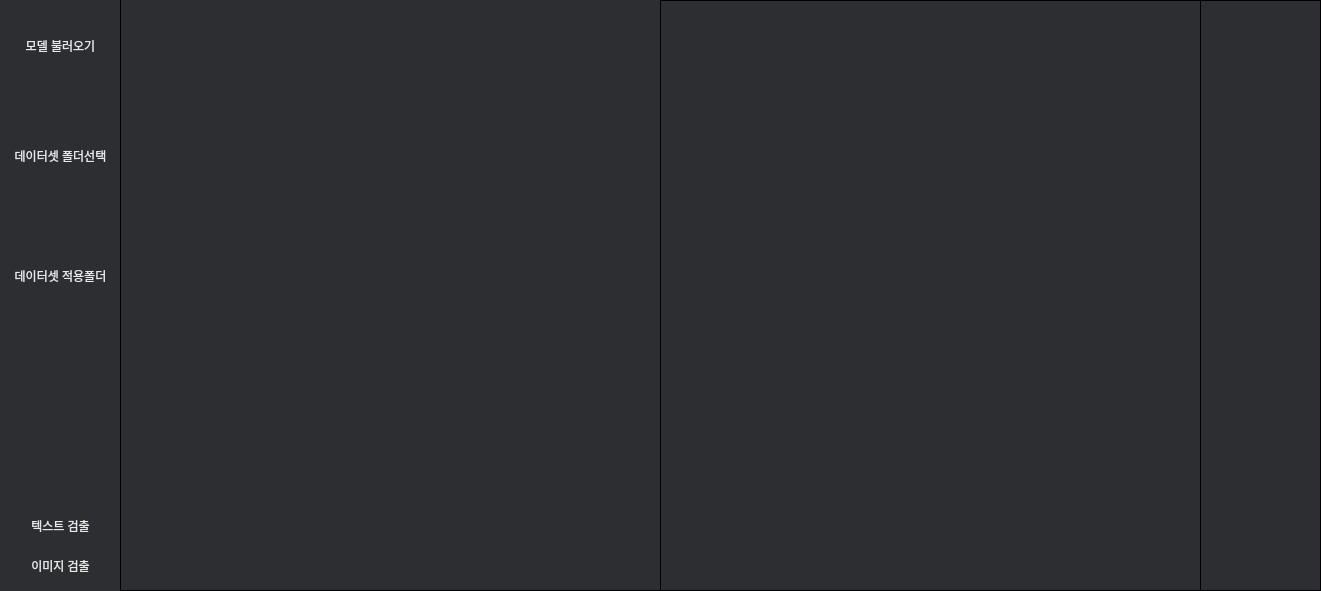
<?xml version="1.0" encoding="UTF-8"?>
<ui version="4.0">
 <class>Dialog</class>
 <widget class="QDialog" name="Dialog">
  <property name="geometry">
   <rect>
    <x>0</x>
    <y>0</y>
    <width>1321</width>
    <height>591</height>
   </rect>
  </property>
  <property name="minimumSize">
   <size>
    <width>0</width>
    <height>0</height>
   </size>
  </property>
  <property name="maximumSize">
   <size>
    <width>16777215</width>
    <height>16777215</height>
   </size>
  </property>
  <property name="windowTitle">
   <string>Dialog</string>
  </property>
  <property name="styleSheet">
   <string notr="true">QDialog{
	background-color : #1f1f21;
	color: #fff;
	font: 9pt &quot;휴먼모음T&quot;;
}
QPushButton{
    color:#e8e8e8;
    border-radius: 8px;
}
QTextEdit{
	color: #fff;
}
</string>
  </property>
  <widget class="QLabel" name="label">
   <property name="geometry">
    <rect>
     <x>120</x>
     <y>-10</y>
     <width>541</width>
     <height>601</height>
    </rect>
   </property>
   <property name="styleSheet">
    <string notr="true">border-style: solid;
border-width: 1px;
border-color: #rgb(0, 0, 0);
background-color : #2c2e31;</string>
   </property>
   <property name="text">
    <string/>
   </property>
  </widget>
  <widget class="QTextEdit" name="textEdit">
   <property name="geometry">
    <rect>
     <x>1200</x>
     <y>0</y>
     <width>121</width>
     <height>591</height>
    </rect>
   </property>
   <property name="styleSheet">
    <string notr="true">background-color : #2c2e31;
border-style: solid;
border-width: 1px;
border-color: #rgb(0, 0, 0);</string>
   </property>
  </widget>
  <widget class="QLabel" name="label_2">
   <property name="geometry">
    <rect>
     <x>660</x>
     <y>0</y>
     <width>541</width>
     <height>591</height>
    </rect>
   </property>
   <property name="styleSheet">
    <string notr="true">border-style: solid;
border-width: 1px;
border-color: #rgb(0, 0, 0);
background-color : #2c2e31;</string>
   </property>
   <property name="text">
    <string/>
   </property>
  </widget>
  <widget class="QGroupBox" name="groupBox">
   <property name="geometry">
    <rect>
     <x>0</x>
     <y>0</y>
     <width>121</width>
     <height>591</height>
    </rect>
   </property>
   <property name="styleSheet">
    <string notr="true">font: 9pt &quot;휴먼모음T&quot;;
border-style: solid;
border-width: 1px;
border-color: #2c2e31;
background-color : #2c2e31;


</string>
   </property>
   <property name="title">
    <string/>
   </property>
   <widget class="QPushButton" name="pushButton_1">
    <property name="geometry">
     <rect>
      <x>10</x>
      <y>30</y>
      <width>101</width>
      <height>31</height>
     </rect>
    </property>
    <property name="styleSheet">
     <string notr="true">QPushButton:hover{
	background-color:#505459;
	color: #fff;
}
QPushButton:pressed{
	border-bottom-color: rgb(0, 0, 0);
	border-right-color: rgb(0, 0, 0);
    background-color:rgb(162, 169, 180);
}
</string>
    </property>
    <property name="text">
     <string>모델 불러오기</string>
    </property>
   </widget>
   <widget class="QTextEdit" name="textEdit_1">
    <property name="geometry">
     <rect>
      <x>0</x>
      <y>70</y>
      <width>121</width>
      <height>31</height>
     </rect>
    </property>
    <property name="styleSheet">
     <string notr="true">QTextEdit{
	
border-color: #rgb(0, 0, 0);
}</string>
    </property>
   </widget>
   <widget class="QPushButton" name="pushButton_3">
    <property name="geometry">
     <rect>
      <x>10</x>
      <y>550</y>
      <width>101</width>
      <height>31</height>
     </rect>
    </property>
    <property name="styleSheet">
     <string notr="true">QPushButton:hover{
	background-color:#505459;
	color: #fff;
}
QPushButton:pressed{
	border-bottom-color: rgb(0, 0, 0);
	border-right-color: rgb(0, 0, 0);
    background-color:rgb(162, 169, 180);
}
</string>
    </property>
    <property name="text">
     <string>이미지 검출</string>
    </property>
   </widget>
   <widget class="QPushButton" name="pushButton_result">
    <property name="geometry">
     <rect>
      <x>10</x>
      <y>510</y>
      <width>101</width>
      <height>31</height>
     </rect>
    </property>
    <property name="styleSheet">
     <string notr="true">QPushButton:hover{
	background-color:#505459;
	color: #fff;
}
QPushButton:pressed{
	border-bottom-color: rgb(0, 0, 0);
	border-right-color: rgb(0, 0, 0);
    background-color:rgb(162, 169, 180);
}
</string>
    </property>
    <property name="text">
     <string>텍스트 검출</string>
    </property>
   </widget>
   <widget class="QPushButton" name="pushButton_2">
    <property name="geometry">
     <rect>
      <x>10</x>
      <y>140</y>
      <width>101</width>
      <height>31</height>
     </rect>
    </property>
    <property name="styleSheet">
     <string notr="true">QPushButton:hover{
	background-color:#505459;
	color: #fff;
}
QPushButton:pressed{
	border-bottom-color: rgb(0, 0, 0);
	border-right-color: rgb(0, 0, 0);
    background-color:rgb(162, 169, 180);
}
</string>
    </property>
    <property name="text">
     <string>데이터셋 폴더선택</string>
    </property>
   </widget>
   <widget class="QPushButton" name="pushButton_4">
    <property name="geometry">
     <rect>
      <x>10</x>
      <y>260</y>
      <width>101</width>
      <height>31</height>
     </rect>
    </property>
    <property name="styleSheet">
     <string notr="true">QPushButton:hover{
	background-color:#505459;
	color: #fff;
}
QPushButton:pressed{
	border-bottom-color: rgb(0, 0, 0);
	border-right-color: rgb(0, 0, 0);
    background-color:rgb(162, 169, 180);
}
</string>
    </property>
    <property name="text">
     <string>데이터셋 적용폴더</string>
    </property>
   </widget>
   <widget class="QTextEdit" name="textEdit_4">
    <property name="geometry">
     <rect>
      <x>0</x>
      <y>300</y>
      <width>121</width>
      <height>31</height>
     </rect>
    </property>
    <property name="styleSheet">
     <string notr="true">background-color : #2c2e31;</string>
    </property>
   </widget>
   <widget class="QTextEdit" name="textEdit_2">
    <property name="geometry">
     <rect>
      <x>0</x>
      <y>180</y>
      <width>121</width>
      <height>31</height>
     </rect>
    </property>
   </widget>
  </widget>
  <zorder>groupBox</zorder>
  <zorder>label</zorder>
  <zorder>textEdit</zorder>
  <zorder>label_2</zorder>
 </widget>
 <resources/>
 <connections/>
</ui>
